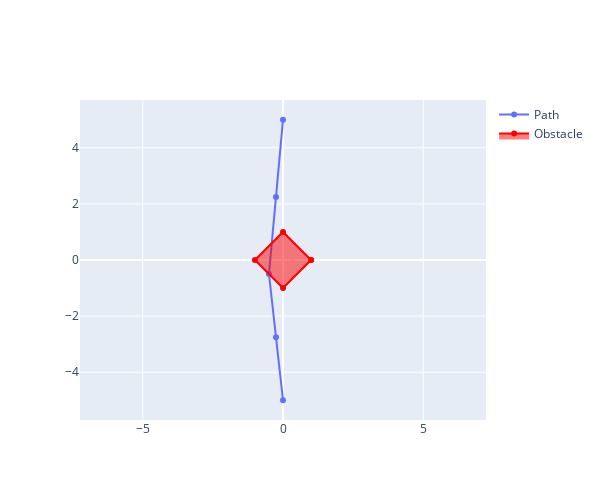

The cell this chart's notebook holds for it:
### Markdown cell above
Problem Formulation | Interger Constraints
- | - 
![image.png](attachment:3009c16c-4178-4966-b922-bffffbf1c787.png) | ![image.png](attachment:fbd3b457-8c0d-464b-a8cb-ae08ba06f85f.png) <br> ![image.png](attachment:62575670-cfed-4514-a520-b7f2975e5f17.png)

### Code cell
# L1 box obstacle example for single agent
# CVXPY MIQP example: https://www.cvxpy.org/examples/basic/mixed_integer_quadratic_program.html
# CVXPY trajectory optimization example: https://colab.research.google.com/github/cvxgrp/cvx_short_course/blob/master/intro/control.ipynb#scrollTo=fhczYBx97TRV

# Enter problem parameters here:
N = 5
k = 1
x_0 = [0, -5]
x_goal = [0, 5]

# For the agent to be outside of the box, one of these vectors dotted with the agent's position must be greater than one.
# cᵢ ⋅ xᵢ ≥ 1
# TODO: if you have multiple agents, do you just tile this matrix (repeat plane vectors for each agent), and then dot it with
# the whole state vector, or do you keep this the same and iterate through the agents upon constraint creation?
# TODO: I am a bit suspect of these constraints - the point [sqrt(2)/2, sqrt(2)/2] should be on the boundary of the box?
wall_plane_vectors = np.array([
    [1, 1],
    [-1, -1],
    [1, -1],
    [-1, 1],
])

# Define X vector: 1xn vector of position points in trajectory
x_dims = (2*k, N)
x = cp.Variable(x_dims)

# Define objective: sum of squared distance between points
cost = 0
for n in range(N - 1):
    # To find shortest path, minimize the distance between each steps
    cost += cp.sum_squares(x[:, n+1] - x[:, n])
objective = cp.Minimize(cost)

# Define intial and goal constraints
constr = []
constr += [x[:, 0] == x_0, x[:, N-1] == x_goal]

# Add obstacle constraints
M = 100000000
n_walls = len(wall_plane_vectors)
obs_dims = (n_walls, 1)
s = cp.Variable((n_walls, N), boolean=True)
ones_column = np.ones(obs_dims)
constr += [wall_plane_vectors @ x >= np.ones((n_walls, N)) - M*s, cp.sum(s, axis=0) <= len(wall_plane_vectors)-1]
                           
# Create and solve problem
scip_params={"numerics/feastol": 1e-12} # Need high accuracy of enforcing feasible sets for enforcing collision checking.

prob = cp.Problem(objective, constr)
prob.solve(solver="SCIP", scip_params=scip_params)

print("Status: ", prob.status)
print("The optimal cost is", prob.value)
print("A solution x is")
print(x.value)
print("Optimal s:")
print(s.value)

fig = go.Figure()
fig.add_trace(go.Scatter(
    x=x.value[0, :],
    y=x.value[1, :],
    name="Path"
))

fig.add_trace(go.Scatter(
    x=[1, 0, -1, 0, 1],
    y=[0, 1, 0, -1, 0],
    fill="toself",
    name="Obstacle",
    line=dict(color="red")
))

fig.update_layout(yaxis_scaleanchor="x", width=600, height=500)
fig.show()

### Figure 1 — Plotly figure (JSON) as saved in the notebook; plotly's stock layout.template omitted (floating-point values rounded to 4 significant figures)
{"data": [{"name": "Path", "type": "scatter", "x": [0, -0.25, -0.5, -0.25, 0], "y": [-5, -2.75, -0.5, 2.25, 5]}, {"fill": "toself", "line": {"color": "red"}, "name": "Obstacle", "type": "scatter", "x": [1, 0, -1, 0, 1], "y": [0, 1, 0, -1, 0]}], "layout": {"height": 500, "width": 600, "xaxis": {"autorange": true, "domain": [0, 1], "range": [-7.184, 7.184], "type": "linear"}, "yaxis": {"autorange": true, "domain": [0, 1], "range": [-5.704, 5.704], "scaleanchor": "x", "type": "linear"}}}
